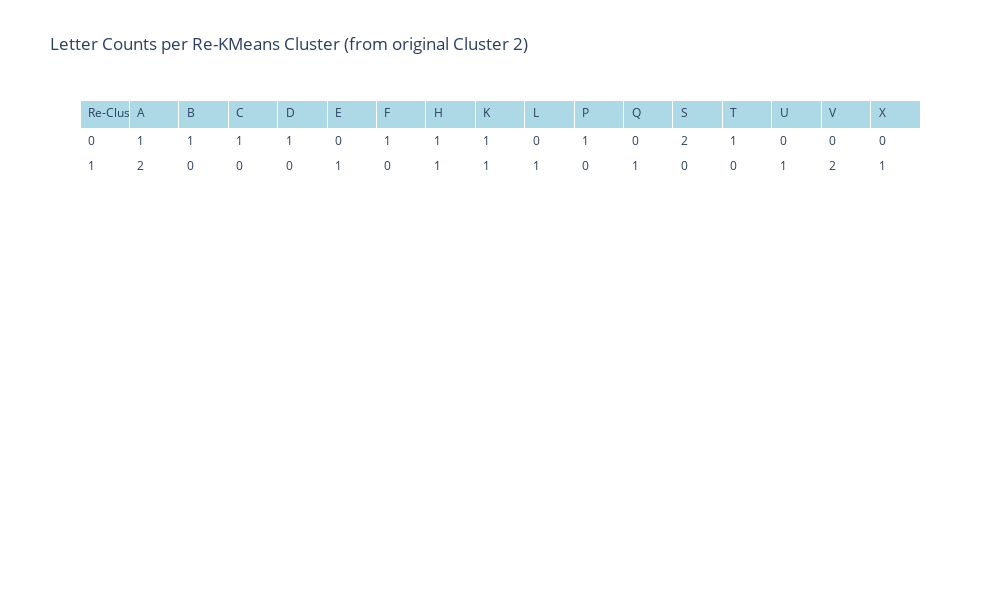

The cell this chart's notebook holds for it:
### Code cell
# --- Assume X and y (original numeric labels 1-26) are defined ---
# For demonstration, let's create dummy X and y for reproducibility
# In your actual code, X and y would be your ASL handshape features and original labels.
# Example:
X = np.random.rand(100, 10) # 100 samples, 10 features
y = np.random.randint(1, 27, 100) # 100 labels, numbers from 1 to 26

# Ensure y_letters is a list of actual letters (e.g., 'A', 'B', 'C')
y_letters = [chr(n + 64) for n in y] if np.issubdtype(np.array(y).dtype, np.number) else y

# Initial KMeans clustering (as in your original code)
kmeans = KMeans(n_clusters=4, random_state=42, n_init='auto')
kmeans.fit(X)
cluster_labels = kmeans.labels_

# --- Isolate Category 2 ---
cluster_2_indices = np.where(cluster_labels == 2)[0]
X_cluster_2 = X[cluster_2_indices]
y_letters_cluster_2 = [y_letters[i] for i in cluster_2_indices]

print(f"Number of samples in original Cluster 2: {len(X_cluster_2)}")

# --- Re-cluster Category 2 ---
kmeans_recluster_2 = KMeans(n_clusters=2, random_state=42, n_init='auto') # Renamed variable
kmeans_recluster_2.fit(X_cluster_2)
re_cluster_labels_2 = kmeans_recluster_2.labels_ # Renamed variable

pca_recluster_2 = PCA(n_components=2) # Renamed variable
X_pca_recluster_2 = pca_recluster_2.fit_transform(X_cluster_2)

df_recluster_2 = pd.DataFrame({'cluster': re_cluster_labels_2, 'letter': y_letters_cluster_2}) # Renamed variable
count_table_recluster_2 = pd.crosstab(df_recluster_2['cluster'], df_recluster_2['letter']) # Renamed variable

fig_recluster_2 = go.Figure(data=[go.Table( # Renamed variable
    header=dict(
        values=["Re-Cluster"] + list(count_table_recluster_2.columns),
        fill_color='lightblue',
        align='left'
    ),
    cells=dict(
        values=[count_table_recluster_2.index] + [count_table_recluster_2[col].tolist() for col in count_table_recluster_2.columns],
        fill_color='white',
        align='left',
        height=25
    )
)])

fig_recluster_2.update_layout(
    title="Letter Counts per Re-KMeans Cluster (from original Cluster 2)", # Changed title
    height=600,
    width=1000
)

fig_recluster_2.show()

# --- Elbow Method for X_cluster_2 ---
# Determine a range of K values to test
max_k = min(10, len(X_cluster_2) - 1) # Changed from X_cluster_3 to X_cluster_2
if max_k < 2:
    print("Not enough data points in X_cluster_2 to run Elbow Method with multiple clusters.") # Changed print
else:
    k_range = range(1, max_k + 1)
    wcss_2 = [] # List to store Within-Cluster Sum of Squares (renamed variable)

    print("\nRunning Elbow Method for X_cluster_2...") # Changed print
    for k in k_range:
        kmeans_elbow_2 = KMeans(n_clusters=k, random_state=42, n_init='auto') # Renamed variable
        kmeans_elbow_2.fit(X_cluster_2) # Changed from X_cluster_3 to X_cluster_2
        wcss_2.append(kmeans_elbow_2.inertia_) # inertia_ is the WCSS (renamed variable)

    # Plotting the Elbow Method results using Matplotlib
    plt.figure(figsize=(10, 6))
    plt.plot(k_range, wcss_2, marker='o', linestyle='--') # Changed wcss
    plt.title('Elbow Method for Optimal K (on Re-clustered Data from Original Cluster 2)') # Changed title
    plt.xlabel('Number of Clusters (K)')
    plt.ylabel('Within-Cluster Sum of Squares (WCSS)')
    plt.xticks(list(k_range))
    plt.grid(True)
    plt.show()

    print("\nInterpretation of Elbow Method:")
    print("Look for the 'elbow' point in the graph where the rate of decrease in WCSS significantly slows down.")
    print("This point often indicates the optimal number of clusters (K).")

### Figure 1 — Plotly figure (JSON) as saved in the notebook; plotly's stock layout.template omitted (floating-point values rounded to 4 significant figures)
{"data": [{"cells": {"align": "left", "fill": {"color": "white"}, "height": 25, "values": [[0, 1], [1, 2], [1, 0], [1, 0], [1, 0], [0, 1], [1, 0], [1, 1], [1, 1], [0, 1], [1, 0], [0, 1], [2, 0], [1, 0], [0, 1], [0, 2], [0, 1]]}, "header": {"align": "left", "fill": {"color": "lightblue"}, "values": ["Re-Cluster", "A", "B", "C", "D", "E", "F", "H", "K", "L", "P", "Q", "S", "T", "U", "V", "X"]}, "type": "table"}], "layout": {"height": 600, "title": {"text": "Letter Counts per Re-KMeans Cluster (from original Cluster 2)"}, "width": 1000}}
